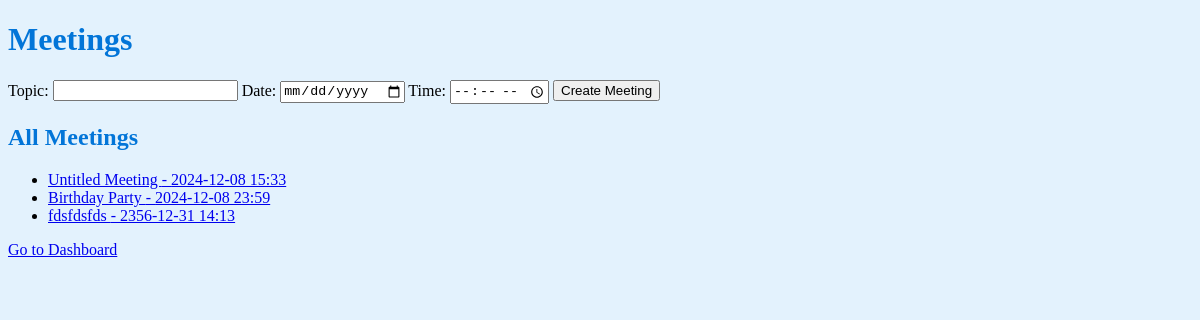
Before: /meetings with the older database file.
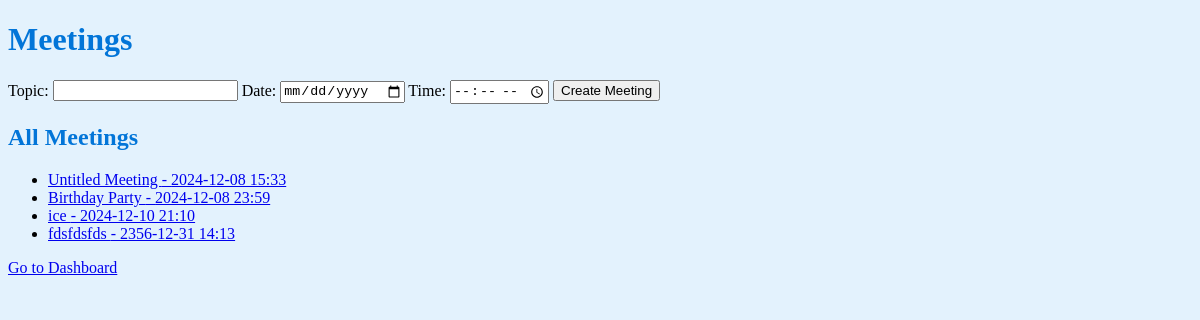
After: the same page with the newer database file.
### models.py (models this page shows)
class Meeting(db.Model):
    id = db.Column(db.Integer, primary_key=True)
    date = db.Column(db.DateTime, nullable=False)
    topic = db.Column(db.String(200), nullable=True)
    attendees = db.relationship('SignIn', backref='meeting', lazy=True)

### app.py (the view, shortened to what this page needs)
@app.route('/meetings', methods=['GET', 'POST'])
def meetings():
    all_meetings = Meeting.query.order_by(Meeting.date).all()
    return render_template('meetings.html', meetings=all_meetings)

### templates/meetings.html (shortened to what this page needs)
{% extends 'base.html' %}
{% block content %}
<h1>Meetings</h1>
<form method="POST" action="/meetings">
    <label for="topic">Topic:</label>
    <input type="text" id="topic" name="topic">
    <label for="date">Date:</label>
    <input type="date" id="date" name="date" required>
    <label for="time">Time:</label>
    <input type="time" id="time" name="time" required>
    <button type="submit">Create Meeting</button>
</form>
<h2>All Meetings</h2>
<ul>
    {% for meeting in meetings %}
    <li>
        <a href="{{ url_for('meeting_detail', meeting_id=meeting.id) }}">
            {{ meeting.topic or 'Untitled Meeting' }} - {{ meeting.date.strftime('%Y-%m-%d %H:%M') }}
        </a>
    </li>
    {% endfor %}
</ul>
<p><a href="{{ url_for('dashboard') }}">Go to Dashboard</a></p>
{% endblock %}

Changed rows visible on the page:
added Meeting: topic "ice", date "2024-12-10 21:10"
